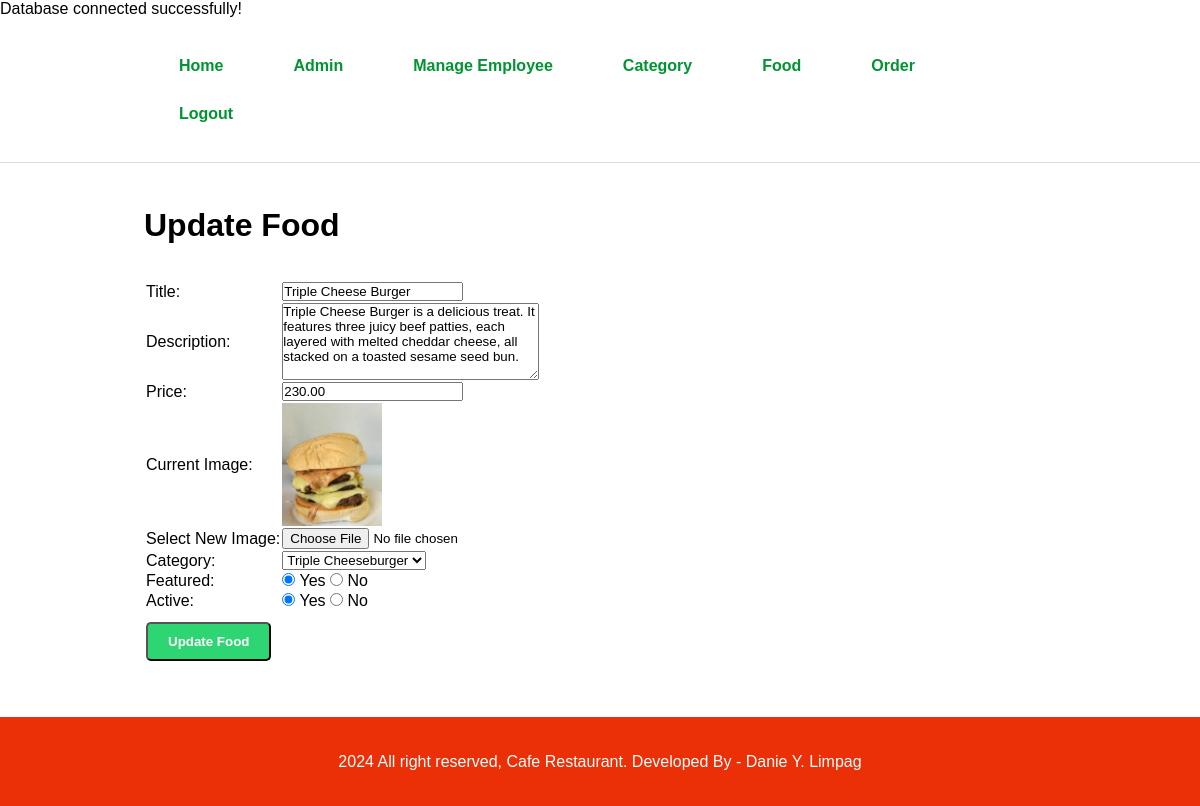
Page /food-order/admin/update-food.php?id=1 (signed in) on the committed database.
### tables this page shows
CREATE TABLE `tbl_food` (
  `id` int(10) UNSIGNED NOT NULL,
  `title` varchar(100) NOT NULL,
  `description` text NOT NULL,
  `price` decimal(10,2) NOT NULL,
  `image_name` varchar(255) NOT NULL,
  `category_id` int(10) UNSIGNED NOT NULL,
  `featured` varchar(10) NOT NULL,
  `active` varchar(10) NOT NULL
);

CREATE TABLE `tbl_category` (
  `id` int(10) UNSIGNED NOT NULL,
  `title` varchar(100) NOT NULL,
  `image_name` varchar(255) NOT NULL,
  `featured` varchar(10) NOT NULL,
  `active` varchar(10) NOT NULL
);

### food-order/admin/update-food.php (the view, shortened to what this page needs)
<?php
include('partials/menu.php');
if (isset($_GET['id'])) {
    $id = $_GET['id'];
    $sql = "SELECT * FROM tbl_food WHERE id=$id";
    $res = mysqli_query($conn, $sql);
    if ($res == true) {
        $count = mysqli_num_rows($res);
        if ($count == 1) {
            $row = mysqli_fetch_assoc($res);
            $title = $row['title'];
            $description = $row['description'];
            $price = $row['price'];
            $current_image = $row['image_name'];
            $current_category = $row['category_id'];
            $featured = $row['featured'];
            $active = $row['active'];
        } else {
            $_SESSION['no-food-found'] = "<div class='error'>Food not found.</div>";
            header('location:' . SITEURL . 'admin/manage-food.php');
            exit();
        }
    }
} else {
    header('location:' . SITEURL . 'admin/manage-food.php');
    exit();
}
?>
<div class="main-content">
    <div class="wrapper">
        <h1>Update Food</h1>
        <br><br>
        <form action="" method="POST" enctype="multipart/form-data">
            <table class="tbl-30">
                <tr>
                    <td>Title: </td>
                    <td>
                        <input type="text" name="title" value="<?php echo htmlspecialchars($title); ?>">
                    </td>
                </tr>
                <tr>
                    <td>Description: </td>
                    <td>
                        <textarea name="description" cols="30" rows="5"><?php echo htmlspecialchars($description); ?></textarea>
                    </td>
                </tr>
                <tr>
                    <td>Price: </td>
                    <td>
                        <input type="number" name="price" value="<?php echo htmlspecialchars($price); ?>">
                    </td>
                </tr>
                <tr>
                    <td>Current Image: </td>
                    <td>
                        <?php
                        if ($current_image != "") {
                            ?>
                            <img src="<?php echo SITEURL; ?>images/food/<?php echo htmlspecialchars($current_image); ?>" width="100px">
                            <?php
                        } else {
                            echo "<div class='error'>Image not added.</div>";
                        }
                        ?>
                    </td>
                </tr>
                <tr>
                    <td>Select New Image: </td>
                    <td>
                        <input type="file" name="image">
                    </td>
                </tr>
                <tr>
                    <td>Category: </td>
                    <td>
                        <select name="category">
                            <?php
                            $sql2 = "SELECT * FROM tbl_category WHERE active='Yes'";
                            $res2 = mysqli_query($conn, $sql2);
                            $count2 = mysqli_num_rows($res2);
                            if ($count2 > 0) {
                                while ($row2 = mysqli_fetch_assoc($res2)) {
                                    $category_id = $row2['id'];
                                    $category_title = $row2['title'];
                                    ?>
                                    <option <?php if ($current_category == $category_id) {
                                        echo "selected";
                                    } ?> value="<?php echo htmlspecialchars($category_id); ?>"><?php echo htmlspecialchars($category_title); ?></option>
                                    <?php
                                }
                            } else {
                                ?>
                                <option value="0">No Category Found</option>
                                <?php
                            }
                            ?>
                        </select>
                    </td>
                </tr>
                <tr>
                    <td>Featured: </td>
                    <td>
                        <input <?php if ($featured == "Yes") {
                            echo "checked";
                        } ?> type="radio" name="featured" value="Yes"> Yes
                        <input <?php if ($featured == "No") {
                            echo "checked";
                        } ?> type="radio" name="featured" value="No"> No
                    </td>
                </tr>
                <tr>
                    <td>Active: </td>
                    <td>
                        <input <?php if ($active == "Yes") {
                            echo "checked";
                        } ?> type="radio" name="active" value="Yes"> Yes
                        <input <?php if ($active == "No") {
                            echo "checked";
                        } ?> type="radio" name="active" value="No"> No
                    </td>
                </tr>
                <tr>
                    <td>
                        <input type="submit" name="submit" value="Update Food" class="btn-secondary">
                    </td>
                </tr>
            </table>
        </form>
    </div>
</div>
<?php include('partials/footer.php'); ?>

### food-order/css/admin.css (style rules this page uses)
* { margin: 0; padding: 0; font-family: Arial, Helvetica, sans-serif; box-sizing: border-box; }
.wrapper { padding: 2%; width: 80%; margin: 0 auto; }
.btn-primary, .btn-secondary, .btn-danger { padding: 10px 20px; color: white; text-decoration: none; font-weight: bold; display: inline-block; margin: 10px 0; border-radius: 5px; transition: background-color 0.3s ease; text-align: center; }
.btn-secondary { background-color: #2ed573; }

### rows in the picture
tbl_food: title "Triple Cheese Burger", description "Triple Cheese Burger is a delicious treat. It features three juicy beef patties, each layered with melted cheddar cheese, all stacked on a toasted sesame seed bun.", price "230.00", image_name (picture), category "Triple Cheeseburger", featured "☑", active "☑"
